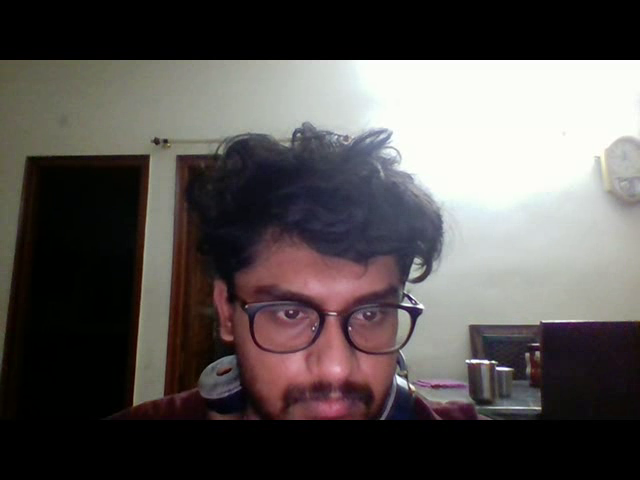
#> input picture frame 31 of myvideo.mkv, 640 x 480 px, given in place of the camera
$ jupyter execute Opencv.ipynb   (shell and % lines are left out)
#> lines starting #> are read from the running program, lines starting #| are printed output that depends on the picture; after the words box and inside, x2 and y2 are one past the last pixel; in counts of white or black regions, pixels touching at a corner belong together
[cell 1]
import cv2


capture=0

#Capture the live Video

cap=cv2.VideoCapture(0)


#Get first frame

ret,frame1=cap.read()
#> frame1 is the input picture: shape (480, 640, 3); mean B, G, R 81.6, 82.6, 87.3


#Get second frame

ret,frame2=cap.read()


#Fourcc for video writer

fourcc=cv2.VideoWriter_fourcc(*'XVID')


#To save video when s is clicked

output=cv2.VideoWriter("cap.avi",fourcc,20,(640,480))


#Run window until camera closes

while(cap.isOpened()):


    #Check difference between frame

    diff=cv2.absdiff(frame1,frame2)


    #Convert it into gray

    gray=cv2.cvtColor(diff,cv2.COLOR_BGR2GRAY)
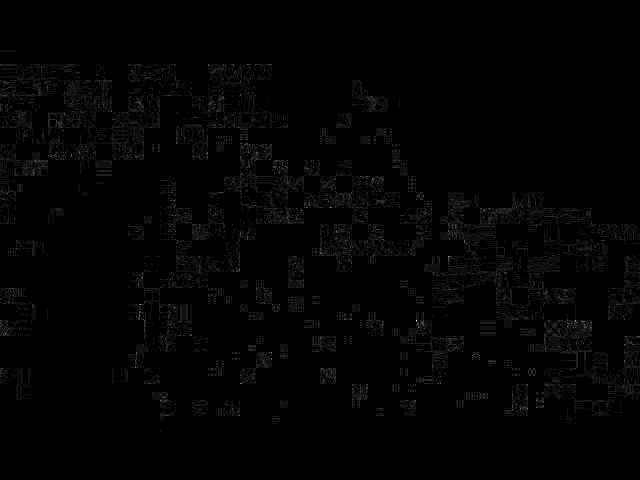
#> gray: shape (480, 640); min 0, max 16, mean 0.194; drawn with min black and max white


    #Smoothing image using gaussian blur

    blur=cv2.GaussianBlur(gray, (5,5), 0)
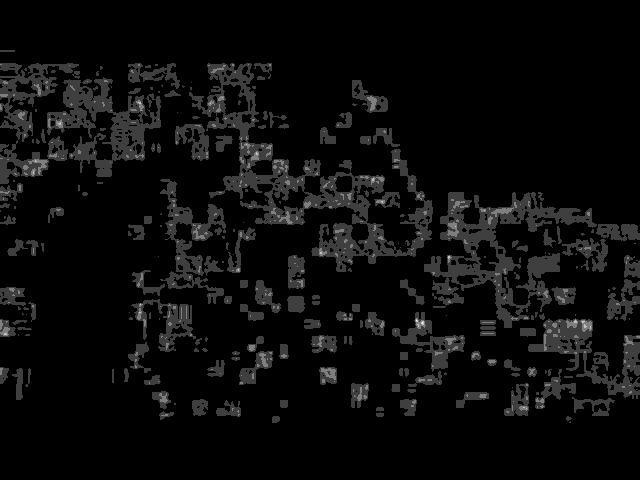
#> blur: shape (480, 640); min 0, max 4, mean 0.185; drawn with min black and max white


    #convert to threshold

    _,thresh=cv2.threshold(blur, 20, 255, cv2.THRESH_BINARY)
#> thresh: shape (480, 640); every value is 0


    #Display threshold

    cv2.imshow("Thres", thresh)


    #Dilate the image to reduce noise

    dilated=cv2.dilate(thresh, None,iterations=3)


    #Find contours

    contours,_=cv2.findContours(dilated,cv2.RETR_TREE,cv2.CHAIN_APPROX_SIMPLE)
#> contours = []

    for c in contours:


        #Show rectangle

        (x,y,w,h)=cv2.boundingRect(c)


        #Dont show rectangle for smaller motion having area less than 700

        if cv2.contourArea(c)<700:

            continue


        #draw rectangle

        cv2.rectangle(frame1, (x,y),(x+w,y+h), (0,255,0),2)
#> this loop made 0 passes

    #cv2.drawContours(frame1,contours,-1,(0,255,0),2)

    cv2.imshow("Frame",frame1)


    #Cange frame

    frame1=frame2

    ret,frame2=cap.read()
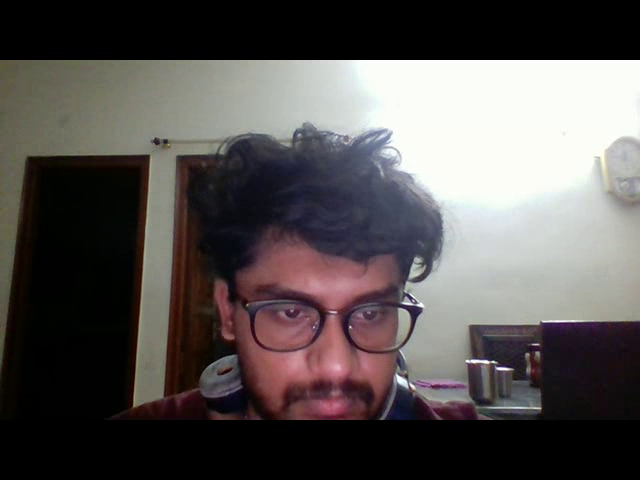
#> input picture frame 33 of myvideo.mkv, 640 x 480 px, given in place of the camera
#> frame2 is the input picture: shape (480, 640, 3); mean B, G, R 81.7, 82.5, 87.3


    #Check keyboard handling

    key=cv2.waitKey(1) &0xFF
#> (key Esc is pressed here)

    if key==27:

        break

    elif key==ord("s"):

        #To save video

        capture=1

    if (capture==1):

        #write frames in video

        output.write(frame1)

#Destroy all windows

cv2.destroyAllWindows()


#Release output

output.release()


#Release captures

cap.release()
